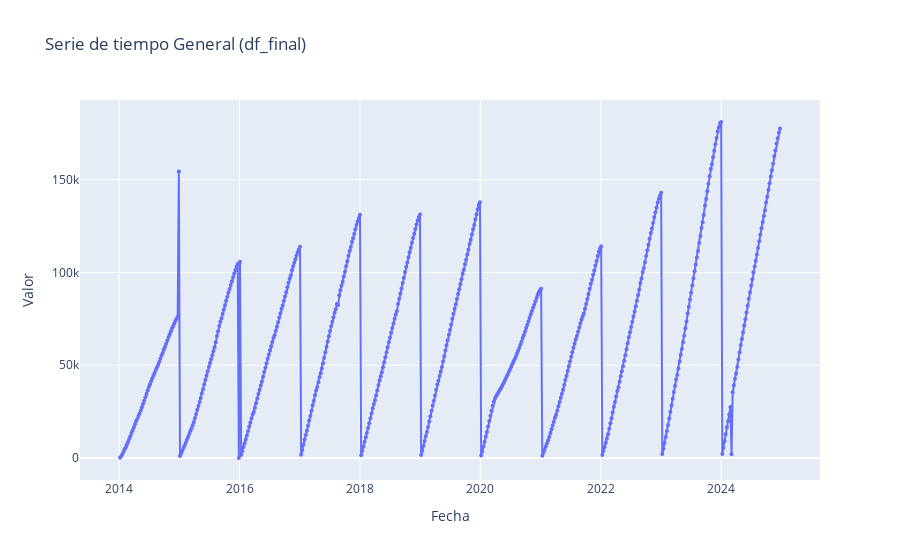

Source (notebook cell):
### Code cell
# Gráfica de línea con seaborn
fig = sns.lineplot(data=df_acumulado, x='Fecha', y='Valor', marker='o')
fig.set_title('Serie de tiempo General (df_final)')
fig.set_xlabel('Fecha')
fig.set_ylabel('Valor')
fig.grid(True)
fig.figure.set_size_inches(11, 6)
plt.show()

# Gráfica de línea con plotly
fig = px.line(df_acumulado, x='Fecha', y='Valor',title=f"Serie de tiempo General (df_final)",
              hover_data={'Semana': True, 'Fecha': True},
              markers=True,
            )
# Ajustar el tamaño de los marcadores
fig.update_traces(marker=dict(size=4))
# # fig.update_layout(height=800)
fig.show()

### Figure 1 — Plotly figure (JSON) as saved in the notebook; plotly's stock layout.template omitted (floating-point values rounded to 4 significant figures; data arrays with more than 128 entries replaced by an {"elided": "..."} marker saying what was removed)
{"data": [{"customdata": {"elided": "573x1 int values"}, "hovertemplate": "Fecha=%{x}<br>Valor=%{y}<br>Semana=%{customdata[0]}<extra></extra>", "legendgroup": "", "line": {"color": "#636efa", "dash": "solid"}, "marker": {"size": 4, "symbol": "circle"}, "mode": "lines+markers", "name": "", "orientation": "v", "showlegend": false, "type": "scatter", "x": {"elided": "573 str values"}, "xaxis": "x", "y": {"elided": "573 float values"}, "yaxis": "y"}], "layout": {"legend": {"tracegroupgap": 0}, "title": {"text": "Serie de tiempo General (df_final)"}, "xaxis": {"anchor": "y", "domain": [0, 1], "title": {"text": "Fecha"}}, "yaxis": {"anchor": "x", "domain": [0, 1], "title": {"text": "Valor"}}}}
